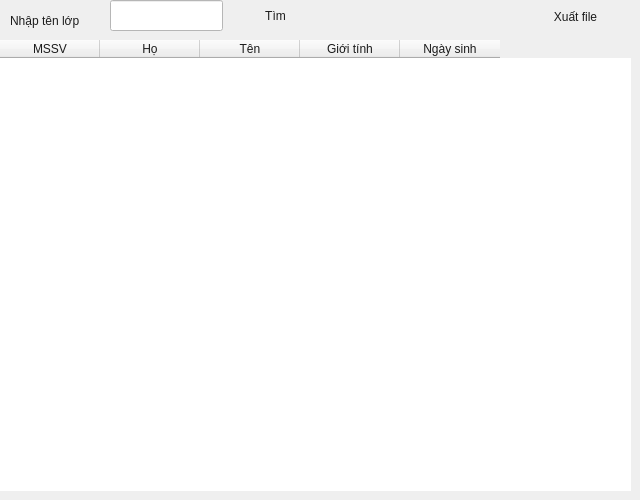
      <widget class="QWidget" name="page_10">
       <widget class="QTableWidget" name="tableStudenInCourse">
        <property name="geometry">
         <rect>
          <x>0</x>
          <y>40</y>
          <width>631</width>
          <height>451</height>
         </rect>
        </property>
        <property name="styleSheet">
         <string notr="true">QTableWidget {
	gridline-color:black;
	color: rgb(22, 23, 23);
	border:none;
}
QHeaderView {
	font: 700 14pt &quot;Arial&quot;;
	color: rgb(27, 27, 27);
	gridline-color:black;
}</string>
        </property>
        <attribute name="verticalHeaderVisible">
         <bool>false</bool>
        </attribute>
        <column>
         <property name="text">
          <string>MSSV</string>
         </property>
        </column>
        <column>
         <property name="text">
          <string>Họ</string>
         </property>
        </column>
        <column>
         <property name="text">
          <string>Tên</string>
         </property>
        </column>
        <column>
         <property name="text">
          <string>Giới tính</string>
         </property>
        </column>
        <column>
         <property name="text">
          <string>Ngày sinh</string>
         </property>
        </column>
       </widget>
       <widget class="QLineEdit" name="className_2">
        <property name="geometry">
         <rect>
          <x>110</x>
          <y>0</y>
          <width>113</width>
          <height>31</height>
         </rect>
        </property>
        <property name="styleSheet">
         <string notr="true">color: rgb(27, 27, 27);
background-color: rgb(255, 255, 255);</string>
        </property>
       </widget>
       <widget class="QLabel" name="label_24">
        <property name="geometry">
         <rect>
          <x>10</x>
          <y>10</y>
          <width>91</width>
          <height>21</height>
         </rect>
        </property>
        <property name="styleSheet">
         <string notr="true">font: 700 14pt &quot;Arial&quot;;
color: rgb(27, 27, 27);</string>
        </property>
        <property name="text">
         <string>Nhập tên lớp</string>
        </property>
       </widget>
       <widget class="QPushButton" name="findStudentInCourse">
        <property name="geometry">
         <rect>
          <x>240</x>
          <y>0</y>
          <width>71</width>
          <height>31</height>
         </rect>
        </property>
        <property name="styleSheet">
         <string notr="true">QPushButton{
	border:none;
	color: rgb(27, 27, 27);
	font: 700 14pt &quot;Arial&quot;;
	border-radius:10px;
}
QPushButton:Hover
{
	border:none;
	color:rgb(255, 255, 255);
	background-color: rgb(0, 89, 255);
	border-radius:5px;
	font: 700 14pt &quot;Arial&quot;;
	border-radius:10px;
}</string>
        </property>
        <property name="text">
         <string>Tìm</string>
        </property>
       </widget>
       <widget class="QPushButton" name="pushButton_2">
        <property name="geometry">
         <rect>
          <x>530</x>
          <y>1</y>
          <width>91</width>
          <height>31</height>
         </rect>
        </property>
        <property name="styleSheet">
         <string notr="true">QPushButton{
	border:none;
	color: rgb(27, 27, 27);
	font: 700 14pt &quot;Arial&quot;;
	border-radius:10px;
}
QPushButton:Hover
{
	border:none;
	color:rgb(255, 255, 255);
	background-color: rgb(0, 89, 255);
	border-radius:5px;
	font: 700 14pt &quot;Arial&quot;;
	border-radius:10px;
}</string>
        </property>
        <property name="text">
         <string>Xuất file</string>
        </property>
       </widget>
      </widget>
